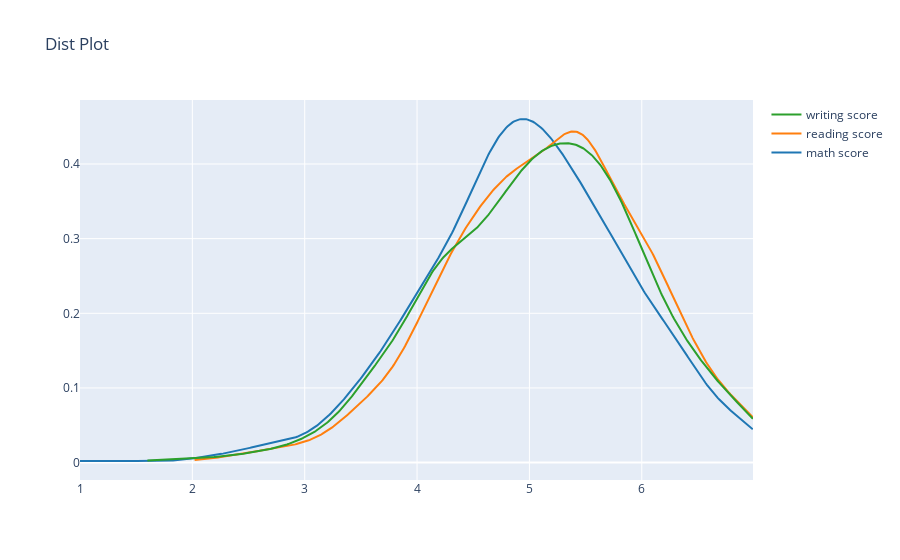

Write notebook code for a chart like this one.
### Markdown cell above
**Distplot:**

### Code cell
import plotly.figure_factory as ff

# Group data together
hist_data = [df_grades['math score'], df_grades['reading score'], df_grades['writing score']]

group_labels = ['math score', 'reading score', 'writing score']

# Create distplot with custom bin_size
fig = ff.create_distplot(hist_data, group_labels, bin_size=.2, show_hist=False, show_rug=False)
fig.update_layout(title='Dist Plot')
fig.show()

### Figure 1 — Plotly figure (JSON) as saved in the notebook; plotly's stock layout.template omitted (floating-point values rounded to 4 significant figures; data arrays with more than 128 entries replaced by an {"elided": "..."} marker saying what was removed)
{"data": [{"legendgroup": "math score", "marker": {"color": "rgb(31, 119, 180)"}, "mode": "lines", "name": "math score", "showlegend": true, "type": "scatter", "x": {"elided": "500 float values"}, "xaxis": "x", "y": {"elided": "500 float values"}, "yaxis": "y"}, {"legendgroup": "reading score", "marker": {"color": "rgb(255, 127, 14)"}, "mode": "lines", "name": "reading score", "showlegend": true, "type": "scatter", "x": {"elided": "500 float values"}, "xaxis": "x", "y": {"elided": "500 float values"}, "yaxis": "y"}, {"legendgroup": "writing score", "marker": {"color": "rgb(44, 160, 44)"}, "mode": "lines", "name": "writing score", "showlegend": true, "type": "scatter", "x": {"elided": "500 float values"}, "xaxis": "x", "y": {"elided": "500 float values"}, "yaxis": "y"}], "layout": {"barmode": "overlay", "hovermode": "closest", "legend": {"traceorder": "reversed"}, "title": {"text": "Dist Plot"}, "xaxis": {"anchor": "y2", "domain": [0, 1], "zeroline": false}, "yaxis": {"anchor": "free", "domain": [0, 1], "position": 0}}}
